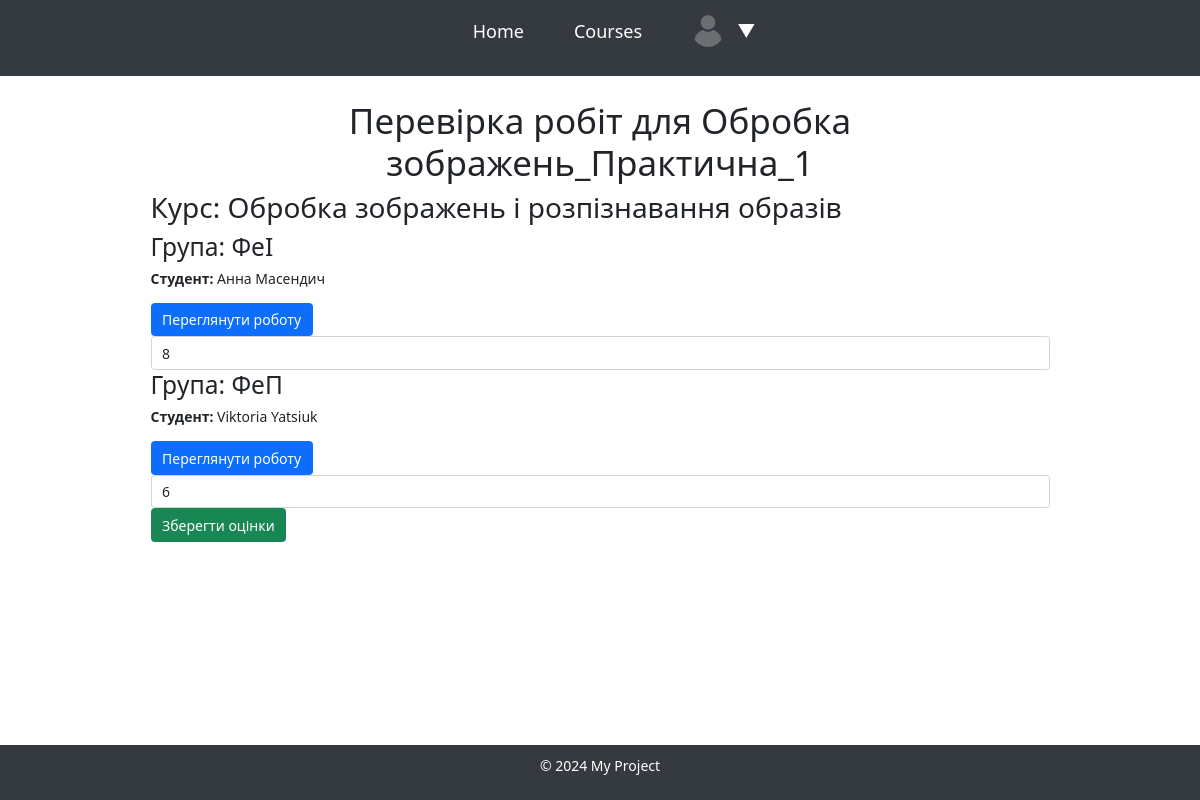
/course/1/check_practicals/4/ (signed in), run on the app's committed database.
### main_app/models.py (models this page shows, shortened)
class PracticalWork(models.Model):
    id = models.AutoField(primary_key=True)
    title = models.CharField(max_length=255)
    content = models.TextField(blank=True, null=True)
    course = models.ForeignKey(Course, models.CASCADE, blank=True, null=True)
    file = models.FileField(upload_to='practical_works/', blank=True, null=True)
    deadline = models.DateTimeField(blank=True, null=True)
    max_score = models.FloatField(default=10.0)
    class Meta:
        db_table = 'practical_works'

class Course(models.Model):
    id = models.AutoField(primary_key=True)
    title = models.CharField(max_length=255)
    description = models.TextField(blank=True, null=True)
    teachers = models.ManyToManyField('main_app.User', blank=True, limit_choices_to={'role': 'teacher'})
    class Meta:
        db_table = 'courses'

class PracticalWorkSubmission(models.Model):
    id = models.AutoField(primary_key=True)
    practical_work = models.ForeignKey(PracticalWork, models.CASCADE, blank=True, null=True)
    student = models.ForeignKey(User, models.CASCADE, blank=True, null=True, limit_choices_to={'role': 'student'})
    file = models.FileField(upload_to='practical_work_submissions/', blank=True, null=True)
    submitted_at = models.DateTimeField(auto_now_add=True)
    grade = models.IntegerField(blank=True, null=True)
    grade_date = models.DateTimeField(null=True, blank=True)
    teacher = models.ForeignKey(User, on_delete=models.CASCADE,
                                related_name='graded_practicals', null=True, blank=True)
    class Meta:
        db_table = 'practical_work_submissions'
        unique_together = ('practical_work', 'student')

class User(AbstractBaseUser, PermissionsMixin):
    ROLE_CHOICES = [
        ('student', 'Student'),
        ('teacher', 'Teacher'),
        ('admin', 'Admin'),
        ('superadmin', 'SuperAdmin'),
    ]
    email = models.EmailField(unique=True)
    first_name = models.CharField(max_length=30, blank=True)
    last_name = models.CharField(max_length=30, blank=True)
    role = models.CharField(max_length=10, choices=ROLE_CHOICES, default='student')
    bio = models.TextField(blank=True)
    phone_number = models.CharField(max_length=15, blank=True)
    degree = models.CharField(max_length=255, blank=True)
    profile_photo = models.ImageField(upload_to='profile_photos/', blank=True, null=True)
    is_active = models.BooleanField(default=True)
    is_staff = models.BooleanField(default=False)
    last_login = models.DateTimeField(blank=True, null=True)
    groups = models.ManyToManyField(
        Group,
        related_name='main_app_user_group',
        blank=True,
        help_text=('The group this user belongs to. A user will get all permissions granted to their group.'),
        verbose_name=('group'),
    )
    user_permissions = models.ManyToManyField(
        'auth.Permission',
        related_name='main_app_user_permissions',
        blank=True,
        help_text=('Specific permissions for this user.'),
        verbose_name=('user permissions'),
    )
    objects = UserManager()
    USERNAME_FIELD = 'email'
    REQUIRED_FIELDS = []
    class Meta:
        db_table = 'users'

### main_app/views.py (the view, shortened to what this page needs)
# urls.py: path('course/<int:course_id>/check_practicals/<int:practical_id>/', views.check_practical_details,
@login_required
def check_practical_details(request, course_id, practical_id):
    course = get_object_or_404(Course, id=course_id)
    practical_work = get_object_or_404(PracticalWork, id=practical_id)
    submissions = PracticalWorkSubmission.objects.filter(practical_work=practical_work)
    groups = course.groups.all()
    submissions_by_group = {}
    for group in groups:
        group_submissions = submissions.filter(student__groups=group)
        submissions_by_group[group.name] = group_submissions
    return render(request, 'check_practical_details.html', {
        'course': course,
        'practical_work': practical_work,
        'submissions_by_group': submissions_by_group,
    })

### templates/check_practical_details.html (shortened to what this page needs)
{% extends 'base.html' %}
{% load static %}
{% block content %}
<div class="container">
    <h1>Перевірка робіт для {{ practical_work.title }}</h1>
    <h2>Курс: {{ course.title }}</h2>
    <form method="post">
        {% for group_name, submissions in submissions_by_group.items %}
            <div class="group-block">
                <h3>Група: {{ group_name }}</h3>
                {% for submission in submissions %}
                    {% if submission.file %}
                        <div class="submission-block">
                            <p><strong>Студент:</strong> {{ submission.student.first_name }} {{ submission.student.last_name }}</p>
                            <a href="{{ submission.file.url }}" class="btn btn-primary">Переглянути роботу</a>
                            <input type="number" name="grade_{{ submission.id }}" value="{{ submission.grade }}" placeholder="Оцінка" class="form-control"/>
                        </div>
                    {% endif %}
                {% endfor %}
            </div>
        {% endfor %}
        <button type="submit" class="btn btn-success">Зберегти оцінки</button>
    </form>
</div>
{% endblock %}

### static/css/base.css (style rules this page uses)
body { font-family: Arial, sans-serif; background-color: #f8f9fa; margin: 0; padding: 0; line-height: 1.5; display: flex; flex-direction: column; }
.main-container h1 { text-align:center; }
.btn { font-weight: 500; display: inline-block; padding: 10px 15px; border-radius: 5px; text-decoration: none; transition-duration: 0.4s; border: 2px solid #008CBA; background-color: #008CBA; color: white; }

### static/css/null.css (style rules this page uses)
* { padding: 0; margin: 0; border: 0; }
*, *:before, *:after { -moz-box-sizing: border-box; -webkit-box-sizing: border-box; box-sizing: border-box; }
html, body { min-height: 100vh; width: 100%; line-height: 1; font-size: 14px; -ms-text-size-adjust: 100%; -moz-text-size-adjust: 100%; -webkit-text-size-adjust: 100%; }
input, button, textarea { font-family: inherit; }
button { cursor: pointer; }
a, a:visited { text-decoration: none; }

### data on the page
PracticalWork: title "Обробка зображень_Практична_1"
Course: title "Обробка зображень і розпізнавання образів"
PracticalWorkSubmission: student.first_name "Анна", student.last_name "Масендич", grade "8"
PracticalWorkSubmission: student.first_name "Viktoria", student.last_name "Yatsiuk", grade "6"

### other printed values
{{ group_name }} "ФеІ" "ФеП"
